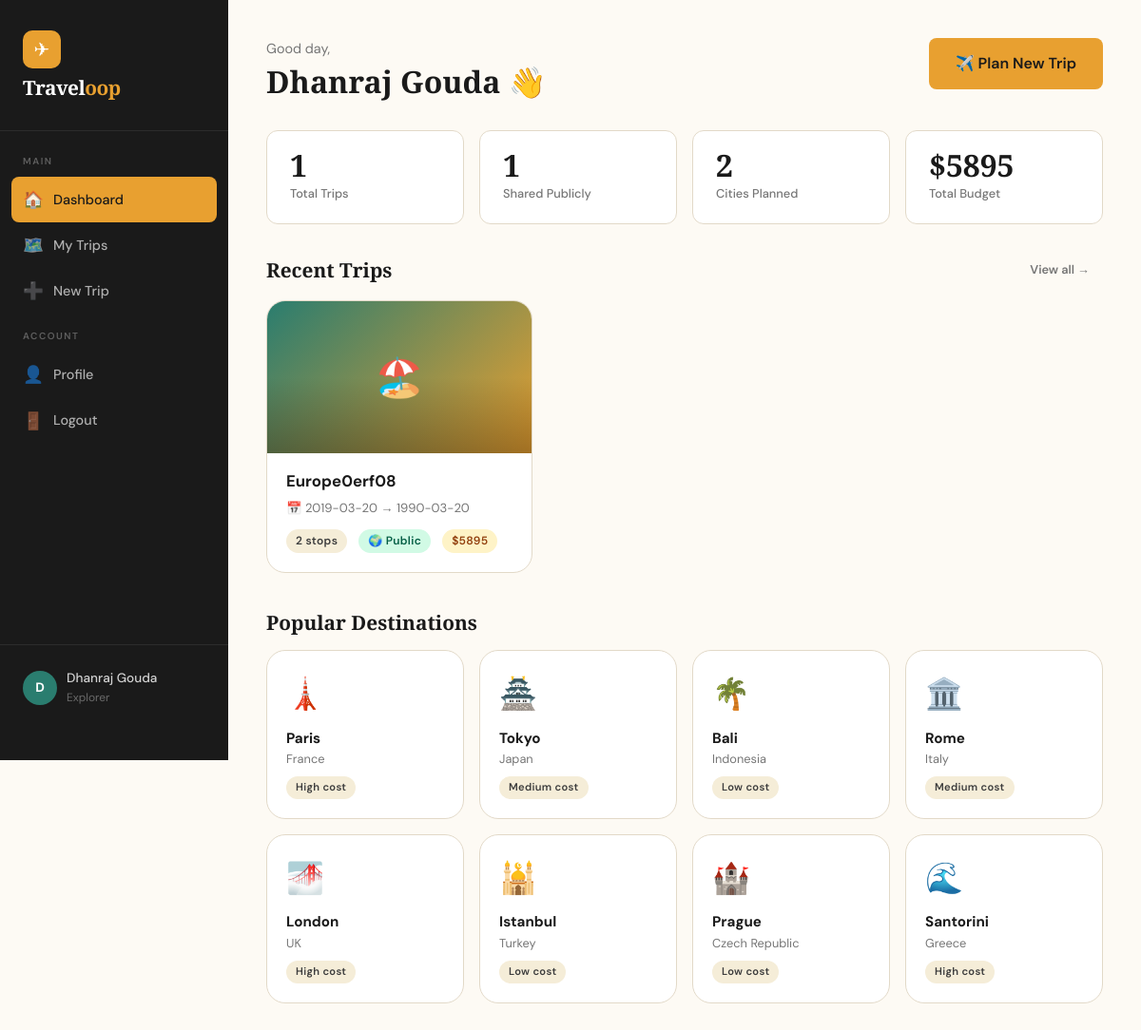
Page /dashboard (signed in) on the earlier database version.
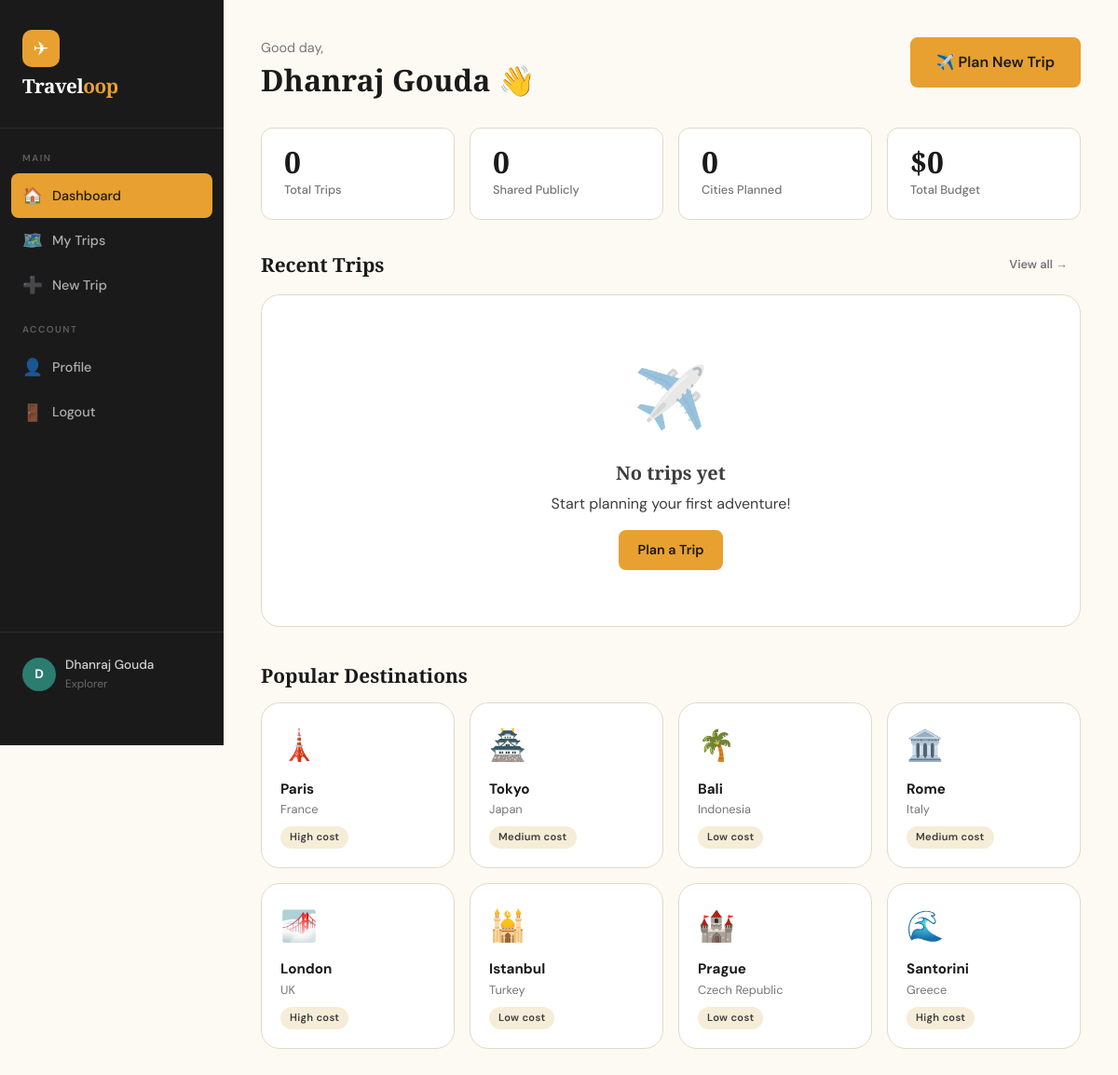
Same page on the later database version.
### backend/app.py (models this page shows)
class User(db.Model):
    id = db.Column(db.Integer, primary_key=True)
    name = db.Column(db.String(100), nullable=False)
    email = db.Column(db.String(120), unique=True, nullable=False)
    password = db.Column(db.String(200), nullable=False)
    photo = db.Column(db.String(200), default='')
    language = db.Column(db.String(20), default='English')
    created_at = db.Column(db.DateTime, default=datetime.utcnow)
    trips = db.relationship('Trip', backref='user', lazy=True, cascade='all, delete-orphan')

class Trip(db.Model):
    id = db.Column(db.Integer, primary_key=True)
    user_id = db.Column(db.Integer, db.ForeignKey('user.id'), nullable=False)
    name = db.Column(db.String(200), nullable=False)
    description = db.Column(db.Text, default='')
    start_date = db.Column(db.String(20), nullable=False)
    end_date = db.Column(db.String(20), nullable=False)
    cover_photo = db.Column(db.String(200), default='')
    is_public = db.Column(db.Boolean, default=False)
    budget = db.Column(db.Float, default=0.0)
    created_at = db.Column(db.DateTime, default=datetime.utcnow)
    stops = db.relationship('Stop', backref='trip', lazy=True, cascade='all, delete-orphan')
    notes = db.relationship('Note', backref='trip', lazy=True, cascade='all, delete-orphan')
    checklist = db.relationship('ChecklistItem', backref='trip', lazy=True, cascade='all, delete-orphan')

### backend/app.py (the view)
@app.route('/dashboard')
@login_required
def dashboard():
    user = User.query.get(session['user_id'])
    trips = Trip.query.filter_by(user_id=user.id).order_by(Trip.created_at.desc()).limit(6).all()
    return render_template('dashboard.html', user=user, trips=trips)

### backend/app.py (called while the page is built)
def login_required(f):
    from functools import wraps
    @wraps(f)
    def decorated(*args, **kwargs):
        if 'user_id' not in session:
            return redirect(url_for('login'))
        return f(*args, **kwargs)
    return decorated

### templates/dashboard.html (shortened to what this page needs)
{% extends "base.html" %}
{% block content %}
<div class="page-header">
  <div class="page-title">
    <div>
      <p style="color:var(--ink-lt);font-size:.9rem;margin-bottom:4px;">Good day,</p>
      <h1 style="font-size:2rem;">{{ user.name }} 👋</h1>
    </div>
    <a href="{{ url_for('create_trip') }}" class="btn btn-primary btn-lg fade-up">
      ✈️ Plan New Trip
    </a>
  </div>
</div>
<div class="page-body">
  <div class="stats-strip fade-up fade-up-1">
    <div class="stat-box">
      <div class="stat-value">{{ trips|length }}</div>
      <div class="stat-label">Total Trips</div>
    </div>
    <div class="stat-box">
      <div class="stat-value">{{ trips|selectattr('is_public')|list|length }}</div>
      <div class="stat-label">Shared Publicly</div>
    </div>
    <div class="stat-box">
      <div class="stat-value">
        {% set total_stops = namespace(n=0) %}
        {% for t in trips %}{% set total_stops.n = total_stops.n + t.stops|length %}{% endfor %}
        {{ total_stops.n }}
      </div>
      <div class="stat-label">Cities Planned</div>
    </div>
    <div class="stat-box">
      <div class="stat-value">
        {% set total_budget = namespace(n=0) %}
        {% for t in trips %}{% set total_budget.n = total_budget.n + t.budget %}{% endfor %}
        ${{ "%.0f"|format(total_budget.n) }}
      </div>
      <div class="stat-label">Total Budget</div>
    </div>
  </div>
  <div class="fade-up fade-up-2" style="margin-bottom:16px;display:flex;align-items:center;justify-content:space-between;">
    <h2 style="font-size:1.3rem;">Recent Trips</h2>
    <a href="{{ url_for('my_trips') }}" class="btn btn-ghost btn-sm">View all →</a>
  </div>
  {% if trips %}
  <div class="grid-3 fade-up fade-up-2">
    {% for trip in trips %}
    {% set emojis = ['🏖️','🏔️','🌆','🌸','🗼','🏰','🌅','🗺️'] %}
    {% set emoji = emojis[loop.index0 % emojis|length] %}
    <div class="card trip-card" onclick="window.location='{{ url_for('itinerary_view', trip_id=trip.id) }}'">
      <div class="trip-card-cover" style="background:{{ ['linear-gradient(135deg,#2A7D6F,#E8A030)','linear-gradient(135deg,#1A1A2E,#E05A3A)','linear-gradient(135deg,#3B82F6,#8B5CF6)','linear-gradient(135deg,#059669,#065F46)'][loop.index0 % 4] }}">
        <span style="position:relative;z-index:1;font-size:2.5rem;">{{ emoji }}</span>
      </div>
      <div class="trip-card-body">
        <div class="trip-card-name">{{ trip.name }}</div>
        <div class="trip-card-dates">📅 {{ trip.start_date }} → {{ trip.end_date }}</div>
        <div class="trip-card-meta">
          <span class="badge badge-sand">{{ trip.stops|length }} stops</span>
          {% if trip.is_public %}<span class="badge badge-public">🌍 Public</span>{% endif %}
          {% if trip.budget > 0 %}<span class="badge badge-amber">${{ "%.0f"|format(trip.budget) }}</span>{% endif %}
        </div>
      </div>
    </div>
    {% endfor %}
  </div>
  {% else %}
  <div class="card fade-up fade-up-2">
    <div class="empty-state">
      <div class="empty-icon">✈️</div>
      <h3>No trips yet</h3>
      <p>Start planning your first adventure!</p>
      <a href="{{ url_for('create_trip') }}" class="btn btn-primary" style="margin-top:16px;">Plan a Trip</a>
    </div>
  </div>
  {% endif %}
  <div class="fade-up fade-up-3" style="margin-top:40px;margin-bottom:16px;">
    <h2 style="font-size:1.3rem;">Popular Destinations</h2>
  </div>
  <div class="grid-4 fade-up fade-up-3" id="popularCities">
    {% set popular = [
      ('🗼','Paris','France','High',98),
      ('🏯','Tokyo','Japan','Medium',96),
      ('🌴','Bali','Indonesia','Low',94),
      ('🏛️','Rome','Italy','Medium',90),
      ('🌁','London','UK','High',93),
      ('🕌','Istanbul','Turkey','Low',84),
      ('🏰','Prague','Czech Republic','Low',85),
      ('🌊','Santorini','Greece','High',91)
    ] %}
    {% for emoji, city, country, cost, pop in popular %}
    <div class="card" style="cursor:pointer;padding:20px;" onclick="window.location='{{ url_for('create_trip') }}'">
      <div style="font-size:2rem;margin-bottom:8px;">{{ emoji }}</div>
      <div style="font-weight:700;font-size:.95rem;">{{ city }}</div>
      <div style="font-size:.8rem;color:var(--ink-lt);">{{ country }}</div>
      <div style="margin-top:8px;display:flex;gap:6px;">
        <span class="badge badge-sand" style="font-size:.7rem;">{{ cost }} cost</span>
      </div>
    </div>
    {% endfor %}
  </div>
</div>
{% endblock %}

### templates/base.html (shortened to what this page needs)
<!DOCTYPE html>
<html lang="en">
<head>
  <link rel="stylesheet" href="{{ url_for('static', filename='css/style.css') }}">
</head>
<body>
{% block body %}
<div class="page-wrapper">
  <nav class="sidebar">
    <div class="sidebar-logo">
      <div class="logo-icon">✈</div>
      <h2>Travel<span>oop</span></h2>
    </div>
    <div class="nav-section">
      <div class="nav-label">Main</div>
      <a href="{{ url_for('dashboard') }}" class="nav-link {% if request.endpoint == 'dashboard' %}active{% endif %}">
        <span class="nav-icon">🏠</span> Dashboard
      </a>
      <a href="{{ url_for('my_trips') }}" class="nav-link {% if request.endpoint == 'my_trips' %}active{% endif %}">
        <span class="nav-icon">🗺️</span> My Trips
      </a>
      <a href="{{ url_for('create_trip') }}" class="nav-link {% if request.endpoint == 'create_trip' %}active{% endif %}">
        <span class="nav-icon">➕</span> New Trip
      </a>
    </div>
    <div class="nav-section" style="margin-top: 8px;">
      <div class="nav-label">Account</div>
      <a href="{{ url_for('profile') }}" class="nav-link {% if request.endpoint == 'profile' %}active{% endif %}">
        <span class="nav-icon">👤</span> Profile
      </a>
      <a href="{{ url_for('logout') }}" class="nav-link">
        <span class="nav-icon">🚪</span> Logout
      </a>
    </div>
    <div class="sidebar-footer">
      <div class="user-chip">
        <div class="user-avatar">{{ session.user_name[0]|upper if session.user_name else 'U' }}</div>
        <div>
          <div class="user-name">{{ session.user_name or 'Traveler' }}</div>
          <div class="user-role">Explorer</div>
        </div>
      </div>
    </div>
  </nav>
  <main class="main-content">
    {% block content %}{% endblock %}
  </main>
</div>
{% endblock %}
</body>
</html>

Differences in the rows shown:
removed Trip: emoji "🏖️", name "Europe0erf08", start_date "2019-03-20", end_date "1990-03-20", stops|length "2", is_public "🌍 Public", budget "5895"
Other differences:
{{ trips|length }}: "1" → "0"
{{ trips|selectattr('is_public')|list|length }}: "1" → "0"
{{ total_stops.n }}: "2" → "0"
{{ "%.0f"|format(total_budget.n) }}: "5895" → "0"
text now shown: "✈️ No trips yet Start planning your first adventure! Plan a Trip"
